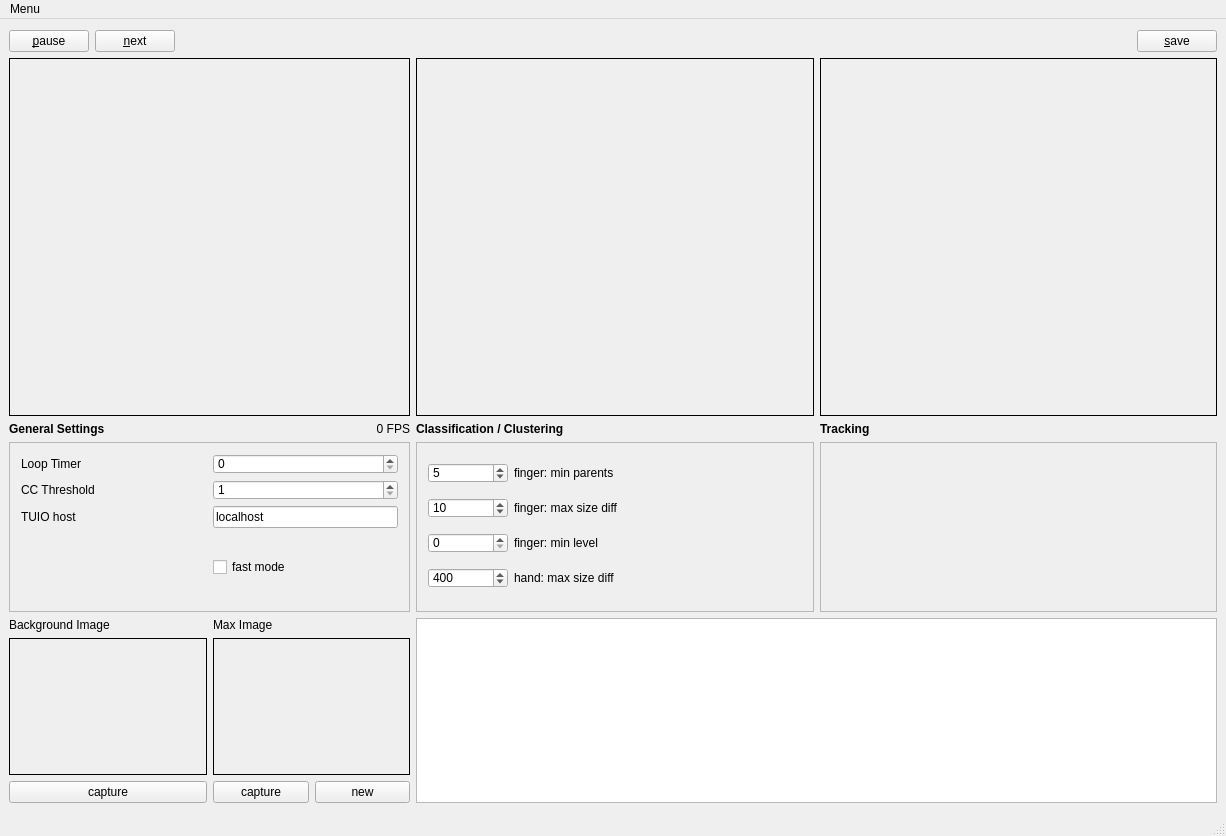
<?xml version="1.0" encoding="UTF-8"?>
<ui version="4.0">
 <class>ImageProcessingWindow</class>
 <widget class="QMainWindow" name="ImageProcessingWindow">
  <property name="geometry">
   <rect>
    <x>0</x>
    <y>0</y>
    <width>1226</width>
    <height>836</height>
   </rect>
  </property>
  <property name="maximumSize">
   <size>
    <width>1920</width>
    <height>1080</height>
   </size>
  </property>
  <property name="windowTitle">
   <string>MainWindow</string>
  </property>
  <widget class="QWidget" name="gridLayout_all">
   <property name="autoFillBackground">
    <bool>true</bool>
   </property>
   <layout class="QGridLayout" name="gridLayout_3" rowstretch="0,0,3,0,1" columnstretch="1,2">
    <property name="leftMargin">
     <number>9</number>
    </property>
    <property name="rightMargin">
     <number>9</number>
    </property>
    <item row="1" column="1">
     <layout class="QHBoxLayout" name="horizontalLayout_top" stretch="0,0,0">
      <item>
       <widget class="QLabel" name="labelImageName">
        <property name="text">
         <string/>
        </property>
       </widget>
      </item>
      <item>
       <spacer name="horizontalSpacer_2">
        <property name="orientation">
         <enum>Qt::Horizontal</enum>
        </property>
        <property name="sizeHint" stdset="0">
         <size>
          <width>40</width>
          <height>20</height>
         </size>
        </property>
       </spacer>
      </item>
      <item>
       <widget class="QPushButton" name="btnSaveImages">
        <property name="focusPolicy">
         <enum>Qt::NoFocus</enum>
        </property>
        <property name="text">
         <string>&amp;save</string>
        </property>
        <property name="checkable">
         <bool>true</bool>
        </property>
       </widget>
      </item>
     </layout>
    </item>
    <item row="2" column="0">
     <layout class="QVBoxLayout" name="verticalLayout_gerneral">
      <item>
       <widget class="QLabel" name="labelImage1">
        <property name="enabled">
         <bool>true</bool>
        </property>
        <property name="sizePolicy">
         <sizepolicy hsizetype="Ignored" vsizetype="MinimumExpanding">
          <horstretch>0</horstretch>
          <verstretch>0</verstretch>
         </sizepolicy>
        </property>
        <property name="minimumSize">
         <size>
          <width>246</width>
          <height>171</height>
         </size>
        </property>
        <property name="maximumSize">
         <size>
          <width>2496</width>
          <height>1716</height>
         </size>
        </property>
        <property name="sizeIncrement">
         <size>
          <width>1</width>
          <height>1</height>
         </size>
        </property>
        <property name="autoFillBackground">
         <bool>true</bool>
        </property>
        <property name="frameShape">
         <enum>QFrame::Box</enum>
        </property>
        <property name="text">
         <string/>
        </property>
        <property name="scaledContents">
         <bool>true</bool>
        </property>
       </widget>
      </item>
      <item>
       <layout class="QHBoxLayout" name="horizontalLayout_2">
        <item>
         <widget class="QLabel" name="label_3">
          <property name="font">
           <font>
            <weight>75</weight>
            <bold>true</bold>
           </font>
          </property>
          <property name="text">
           <string>General Settings</string>
          </property>
         </widget>
        </item>
        <item>
         <widget class="QLabel" name="labelFPS">
          <property name="sizePolicy">
           <sizepolicy hsizetype="Ignored" vsizetype="Ignored">
            <horstretch>0</horstretch>
            <verstretch>0</verstretch>
           </sizepolicy>
          </property>
          <property name="text">
           <string>0 FPS</string>
          </property>
          <property name="alignment">
           <set>Qt::AlignBottom|Qt::AlignRight|Qt::AlignTrailing</set>
          </property>
         </widget>
        </item>
       </layout>
      </item>
      <item>
       <widget class="QScrollArea" name="scrollArea_2">
        <property name="sizePolicy">
         <sizepolicy hsizetype="Expanding" vsizetype="Fixed">
          <horstretch>0</horstretch>
          <verstretch>0</verstretch>
         </sizepolicy>
        </property>
        <property name="minimumSize">
         <size>
          <width>0</width>
          <height>170</height>
         </size>
        </property>
        <property name="maximumSize">
         <size>
          <width>16777215</width>
          <height>170</height>
         </size>
        </property>
        <property name="widgetResizable">
         <bool>true</bool>
        </property>
        <widget class="QWidget" name="scrollAreaWidgetContents_2">
         <property name="geometry">
          <rect>
           <x>0</x>
           <y>0</y>
           <width>397</width>
           <height>168</height>
          </rect>
         </property>
         <layout class="QGridLayout" name="gridLayout">
          <item row="3" column="0">
           <widget class="QLabel" name="label">
            <property name="text">
             <string>TUIO host</string>
            </property>
           </widget>
          </item>
          <item row="2" column="1">
           <widget class="QSpinBox" name="spinBoxCCThreshold">
            <property name="maximumSize">
             <size>
              <width>16777215</width>
              <height>20</height>
             </size>
            </property>
            <property name="minimum">
             <number>1</number>
            </property>
            <property name="maximum">
             <number>255</number>
            </property>
            <property name="value">
             <number>1</number>
            </property>
           </widget>
          </item>
          <item row="1" column="1">
           <widget class="QSpinBox" name="spinBoxLoopTimer">
            <property name="maximumSize">
             <size>
              <width>16777215</width>
              <height>20</height>
             </size>
            </property>
            <property name="maximum">
             <number>1000</number>
            </property>
            <property name="singleStep">
             <number>1</number>
            </property>
           </widget>
          </item>
          <item row="2" column="0">
           <widget class="QLabel" name="labelCCThresholdText">
            <property name="text">
             <string>CC Threshold</string>
            </property>
           </widget>
          </item>
          <item row="1" column="0">
           <widget class="QLabel" name="labelLoopTimerText">
            <property name="text">
             <string>Loop Timer</string>
            </property>
           </widget>
          </item>
          <item row="4" column="1">
           <widget class="QCheckBox" name="checkBoxFastMode">
            <property name="text">
             <string>fast mode</string>
            </property>
           </widget>
          </item>
          <item row="4" column="0">
           <spacer name="verticalSpacer">
            <property name="orientation">
             <enum>Qt::Vertical</enum>
            </property>
            <property name="sizeType">
             <enum>QSizePolicy::Expanding</enum>
            </property>
            <property name="sizeHint" stdset="0">
             <size>
              <width>20</width>
              <height>40</height>
             </size>
            </property>
           </spacer>
          </item>
          <item row="3" column="1">
           <widget class="QLineEdit" name="textTUIOHost">
            <property name="sizePolicy">
             <sizepolicy hsizetype="Preferred" vsizetype="Fixed">
              <horstretch>0</horstretch>
              <verstretch>0</verstretch>
             </sizepolicy>
            </property>
            <property name="text">
             <string>localhost</string>
            </property>
            <property name="maxLength">
             <number>20</number>
            </property>
           </widget>
          </item>
         </layout>
        </widget>
       </widget>
      </item>
     </layout>
    </item>
    <item row="4" column="0">
     <layout class="QHBoxLayout" name="horizontalLayout_calib">
      <item>
       <layout class="QVBoxLayout" name="verticalLayout_background" stretch="0,1,0">
        <item>
         <widget class="QLabel" name="labelBackgroundText">
          <property name="text">
           <string>Background Image</string>
          </property>
         </widget>
        </item>
        <item>
         <widget class="QLabel" name="labelImage4">
          <property name="sizePolicy">
           <sizepolicy hsizetype="Ignored" vsizetype="Ignored">
            <horstretch>0</horstretch>
            <verstretch>0</verstretch>
           </sizepolicy>
          </property>
          <property name="minimumSize">
           <size>
            <width>123</width>
            <height>86</height>
           </size>
          </property>
          <property name="maximumSize">
           <size>
            <width>624</width>
            <height>429</height>
           </size>
          </property>
          <property name="autoFillBackground">
           <bool>true</bool>
          </property>
          <property name="frameShape">
           <enum>QFrame::Box</enum>
          </property>
          <property name="text">
           <string/>
          </property>
          <property name="scaledContents">
           <bool>true</bool>
          </property>
         </widget>
        </item>
        <item>
         <layout class="QHBoxLayout" name="horizontalLayout_3">
          <item>
           <widget class="QPushButton" name="buttonCaptureMin">
            <property name="focusPolicy">
             <enum>Qt::NoFocus</enum>
            </property>
            <property name="text">
             <string>capture</string>
            </property>
           </widget>
          </item>
         </layout>
        </item>
       </layout>
      </item>
      <item>
       <layout class="QVBoxLayout" name="verticalLayout_max" stretch="0,1,0">
        <item>
         <widget class="QLabel" name="labelMaxText">
          <property name="text">
           <string>Max Image</string>
          </property>
         </widget>
        </item>
        <item>
         <widget class="QLabel" name="labelImage5">
          <property name="sizePolicy">
           <sizepolicy hsizetype="Ignored" vsizetype="Ignored">
            <horstretch>0</horstretch>
            <verstretch>0</verstretch>
           </sizepolicy>
          </property>
          <property name="minimumSize">
           <size>
            <width>123</width>
            <height>86</height>
           </size>
          </property>
          <property name="maximumSize">
           <size>
            <width>624</width>
            <height>429</height>
           </size>
          </property>
          <property name="autoFillBackground">
           <bool>true</bool>
          </property>
          <property name="frameShape">
           <enum>QFrame::Box</enum>
          </property>
          <property name="text">
           <string/>
          </property>
          <property name="scaledContents">
           <bool>true</bool>
          </property>
         </widget>
        </item>
        <item>
         <layout class="QHBoxLayout" name="horizontalLayout">
          <item>
           <widget class="QPushButton" name="buttonCaptureMax">
            <property name="text">
             <string>capture</string>
            </property>
           </widget>
          </item>
          <item>
           <widget class="QPushButton" name="buttonCreateMax">
            <property name="focusPolicy">
             <enum>Qt::NoFocus</enum>
            </property>
            <property name="text">
             <string>new</string>
            </property>
           </widget>
          </item>
         </layout>
        </item>
       </layout>
      </item>
     </layout>
    </item>
    <item row="2" column="1">
     <layout class="QHBoxLayout" name="horizontalLayout_cluster_tracking" stretch="1,1">
      <item>
       <layout class="QVBoxLayout" name="verticalLayout_cluster" stretch="0,0,0">
        <item>
         <widget class="QLabel" name="labelImage2">
          <property name="sizePolicy">
           <sizepolicy hsizetype="Ignored" vsizetype="MinimumExpanding">
            <horstretch>0</horstretch>
            <verstretch>0</verstretch>
           </sizepolicy>
          </property>
          <property name="minimumSize">
           <size>
            <width>246</width>
            <height>171</height>
           </size>
          </property>
          <property name="maximumSize">
           <size>
            <width>2496</width>
            <height>1716</height>
           </size>
          </property>
          <property name="sizeIncrement">
           <size>
            <width>1</width>
            <height>1</height>
           </size>
          </property>
          <property name="autoFillBackground">
           <bool>true</bool>
          </property>
          <property name="frameShape">
           <enum>QFrame::Box</enum>
          </property>
          <property name="text">
           <string/>
          </property>
          <property name="scaledContents">
           <bool>true</bool>
          </property>
         </widget>
        </item>
        <item>
         <widget class="QLabel" name="label_2">
          <property name="font">
           <font>
            <weight>75</weight>
            <bold>true</bold>
           </font>
          </property>
          <property name="text">
           <string>Classification / Clustering</string>
          </property>
         </widget>
        </item>
        <item>
         <widget class="QScrollArea" name="scrollArea">
          <property name="sizePolicy">
           <sizepolicy hsizetype="Preferred" vsizetype="Fixed">
            <horstretch>0</horstretch>
            <verstretch>0</verstretch>
           </sizepolicy>
          </property>
          <property name="minimumSize">
           <size>
            <width>0</width>
            <height>170</height>
           </size>
          </property>
          <property name="maximumSize">
           <size>
            <width>16777215</width>
            <height>170</height>
           </size>
          </property>
          <property name="widgetResizable">
           <bool>true</bool>
          </property>
          <widget class="QWidget" name="scrollAreaWidgetContents">
           <property name="geometry">
            <rect>
             <x>0</x>
             <y>0</y>
             <width>393</width>
             <height>168</height>
            </rect>
           </property>
           <layout class="QGridLayout" name="gridLayout_5">
            <item row="5" column="2">
             <widget class="QLabel" name="labelClusteringSettings4">
              <property name="text">
               <string>finger: max size diff</string>
              </property>
             </widget>
            </item>
            <item row="0" column="2">
             <widget class="QLabel" name="labelClusteringSettings2_2">
              <property name="text">
               <string>finger: min parents</string>
              </property>
             </widget>
            </item>
            <item row="7" column="2">
             <widget class="QLabel" name="labelClusteringSettings5">
              <property name="text">
               <string>hand: max size diff</string>
              </property>
             </widget>
            </item>
            <item row="7" column="0">
             <widget class="QSpinBox" name="spinBoxHandSizeDiff">
              <property name="sizePolicy">
               <sizepolicy hsizetype="Preferred" vsizetype="Expanding">
                <horstretch>0</horstretch>
                <verstretch>0</verstretch>
               </sizepolicy>
              </property>
              <property name="maximumSize">
               <size>
                <width>80</width>
                <height>20</height>
               </size>
              </property>
              <property name="maximum">
               <number>1000</number>
              </property>
              <property name="value">
               <number>400</number>
              </property>
             </widget>
            </item>
            <item row="5" column="0">
             <widget class="QDoubleSpinBox" name="spinBoxSizeDiff">
              <property name="sizePolicy">
               <sizepolicy hsizetype="Preferred" vsizetype="Expanding">
                <horstretch>0</horstretch>
                <verstretch>0</verstretch>
               </sizepolicy>
              </property>
              <property name="maximumSize">
               <size>
                <width>80</width>
                <height>20</height>
               </size>
              </property>
              <property name="decimals">
               <number>0</number>
              </property>
              <property name="minimum">
               <double>0.000000000000000</double>
              </property>
              <property name="maximum">
               <double>500.000000000000000</double>
              </property>
              <property name="singleStep">
               <double>1.000000000000000</double>
              </property>
              <property name="value">
               <double>10.000000000000000</double>
              </property>
             </widget>
            </item>
            <item row="0" column="0">
             <widget class="QSpinBox" name="spinBoxMinParents">
              <property name="sizePolicy">
               <sizepolicy hsizetype="Preferred" vsizetype="Expanding">
                <horstretch>0</horstretch>
                <verstretch>0</verstretch>
               </sizepolicy>
              </property>
              <property name="maximumSize">
               <size>
                <width>80</width>
                <height>20</height>
               </size>
              </property>
              <property name="maximum">
               <number>10</number>
              </property>
              <property name="value">
               <number>5</number>
              </property>
             </widget>
            </item>
            <item row="6" column="0">
             <widget class="QSpinBox" name="spinBoxLevel">
              <property name="sizePolicy">
               <sizepolicy hsizetype="Preferred" vsizetype="Expanding">
                <horstretch>0</horstretch>
                <verstretch>0</verstretch>
               </sizepolicy>
              </property>
              <property name="maximumSize">
               <size>
                <width>80</width>
                <height>20</height>
               </size>
              </property>
              <property name="maximum">
               <number>255</number>
              </property>
              <property name="value">
               <number>0</number>
              </property>
             </widget>
            </item>
            <item row="6" column="2">
             <widget class="QLabel" name="labelClusteringSettings3">
              <property name="text">
               <string>finger: min level</string>
              </property>
             </widget>
            </item>
           </layout>
          </widget>
         </widget>
        </item>
       </layout>
      </item>
      <item>
       <layout class="QVBoxLayout" name="verticalLayout_tracking">
        <item>
         <widget class="QLabel" name="labelImage3">
          <property name="sizePolicy">
           <sizepolicy hsizetype="Ignored" vsizetype="Expanding">
            <horstretch>0</horstretch>
            <verstretch>0</verstretch>
           </sizepolicy>
          </property>
          <property name="minimumSize">
           <size>
            <width>246</width>
            <height>171</height>
           </size>
          </property>
          <property name="maximumSize">
           <size>
            <width>2496</width>
            <height>1716</height>
           </size>
          </property>
          <property name="sizeIncrement">
           <size>
            <width>1</width>
            <height>1</height>
           </size>
          </property>
          <property name="autoFillBackground">
           <bool>true</bool>
          </property>
          <property name="frameShape">
           <enum>QFrame::Box</enum>
          </property>
          <property name="text">
           <string/>
          </property>
          <property name="scaledContents">
           <bool>true</bool>
          </property>
         </widget>
        </item>
        <item>
         <widget class="QLabel" name="label_4">
          <property name="font">
           <font>
            <weight>75</weight>
            <bold>true</bold>
           </font>
          </property>
          <property name="text">
           <string>Tracking</string>
          </property>
         </widget>
        </item>
        <item>
         <widget class="QScrollArea" name="scrollArea_3">
          <property name="sizePolicy">
           <sizepolicy hsizetype="Expanding" vsizetype="Minimum">
            <horstretch>0</horstretch>
            <verstretch>0</verstretch>
           </sizepolicy>
          </property>
          <property name="minimumSize">
           <size>
            <width>0</width>
            <height>170</height>
           </size>
          </property>
          <property name="maximumSize">
           <size>
            <width>16777215</width>
            <height>170</height>
           </size>
          </property>
          <property name="widgetResizable">
           <bool>true</bool>
          </property>
          <widget class="QWidget" name="scrollAreaWidgetContents_3">
           <property name="geometry">
            <rect>
             <x>0</x>
             <y>0</y>
             <width>392</width>
             <height>168</height>
            </rect>
           </property>
          </widget>
         </widget>
        </item>
       </layout>
      </item>
     </layout>
    </item>
    <item row="1" column="0">
     <layout class="QHBoxLayout" name="horizontalLayout_pause">
      <item>
       <widget class="QPushButton" name="btnPauseResume">
        <property name="text">
         <string>&amp;pause</string>
        </property>
       </widget>
      </item>
      <item>
       <widget class="QPushButton" name="btnNextFrame">
        <property name="focusPolicy">
         <enum>Qt::NoFocus</enum>
        </property>
        <property name="text">
         <string>&amp;next</string>
        </property>
       </widget>
      </item>
      <item>
       <spacer name="horizontalSpacer">
        <property name="orientation">
         <enum>Qt::Horizontal</enum>
        </property>
        <property name="sizeType">
         <enum>QSizePolicy::MinimumExpanding</enum>
        </property>
        <property name="sizeHint" stdset="0">
         <size>
          <width>10</width>
          <height>10</height>
         </size>
        </property>
       </spacer>
      </item>
     </layout>
    </item>
    <item row="4" column="1">
     <widget class="QTextBrowser" name="textField"/>
    </item>
   </layout>
  </widget>
  <widget class="QMenuBar" name="menuBar">
   <property name="geometry">
    <rect>
     <x>0</x>
     <y>0</y>
     <width>1226</width>
     <height>25</height>
    </rect>
   </property>
   <widget class="QMenu" name="menuMenu">
    <property name="title">
     <string>Menu</string>
    </property>
    <widget class="QMenu" name="menuDevice">
     <property name="title">
      <string>Device</string>
     </property>
     <widget class="QMenu" name="menuCamera">
      <property name="title">
       <string>Camera</string>
      </property>
      <addaction name="actionGrasshopper"/>
      <addaction name="actionOtherCam"/>
     </widget>
     <addaction name="actionImage_Stream"/>
     <addaction name="actionVideo_File"/>
     <addaction name="menuCamera"/>
    </widget>
    <addaction name="actionCalibrate"/>
    <addaction name="menuDevice"/>
   </widget>
   <addaction name="menuMenu"/>
  </widget>
  <widget class="QStatusBar" name="statusBar"/>
  <action name="actionCalibrate">
   <property name="text">
    <string>Calibrate</string>
   </property>
  </action>
  <action name="actionImage_Stream">
   <property name="checkable">
    <bool>true</bool>
   </property>
   <property name="text">
    <string>Image Stream</string>
   </property>
  </action>
  <action name="actionGrasshopper">
   <property name="checkable">
    <bool>true</bool>
   </property>
   <property name="text">
    <string>Grasshopper</string>
   </property>
  </action>
  <action name="actionVideo_File">
   <property name="checkable">
    <bool>true</bool>
   </property>
   <property name="text">
    <string>Video File</string>
   </property>
  </action>
  <action name="actionOtherCam">
   <property name="checkable">
    <bool>true</bool>
   </property>
   <property name="text">
    <string>Other</string>
   </property>
  </action>
 </widget>
 <layoutdefault spacing="6" margin="11"/>
 <resources/>
 <connections/>
</ui>
